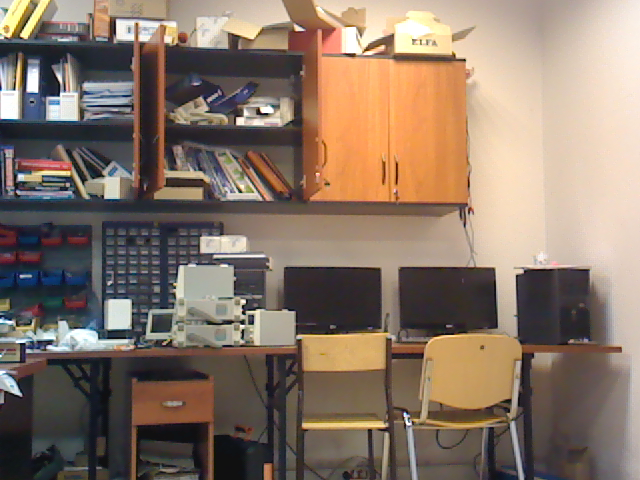
#> input picture lab8-matching/data_det_desc/forward-1.bmp, 640 x 480 px
$ python lab8.py
#> lines starting #> are read from the running program, lines starting #| are printed output that depends on the picture
import cv2
import matplotlib.pyplot as plt

def detection():

    img = cv2.imread('data_det_desc/forward-1.bmp', 0)


    fast = cv2.FastFeatureDetector_create()
    img_cp = img.copy()
    detection_fast = fast.detect(img, None)
    img_fast = cv2.drawKeypoints(img_cp, detection_fast, None, color=(255,0,0))
    print("fast features: {}".format(len(detection_fast)))

    cv2.imshow('FAST', img_fast)
    # cv2.waitKey(0)

    img_cp = img.copy()
    orb = cv2.ORB_create()
    detection_orb = orb.detect(img, None)
    img_orb = cv2.drawKeypoints(img_cp, detection_orb, None, color=(0, 255, 0))
    print("ORB features: {}".format(len(detection_orb)))
    cv2.imshow("ORB", img_orb)
    # cv2.waitKey(0)

    img_cp = img.copy()
    sift = cv2.SIFT_create()
    detection_sift = sift.detect(img, None)
    img_sift = cv2.drawKeypoints(img_cp, detection_sift, None, color=(0, 0, 255))
    print("SIFT features: {}".format(len(detection_sift)))
    cv2.imshow("SIFT", img_sift)

    cv2.waitKey(0)

    print(detection)


def description_and_match():
    img = cv2.imread('data_det_desc/forward-1.bmp', 0)
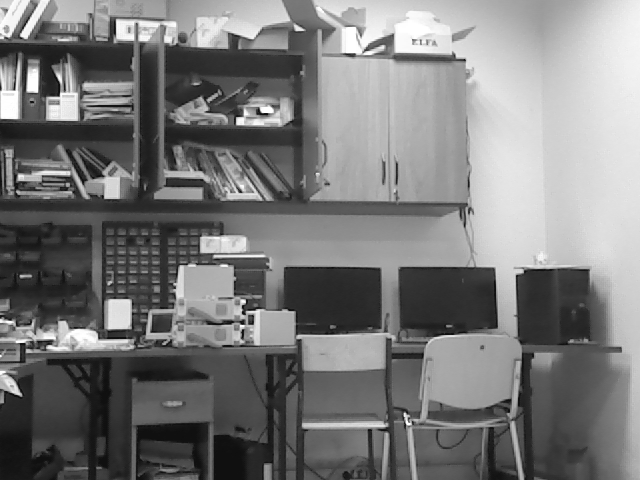
#> img: shape (480, 640); min 15, max 255, mean 121.7
    img2 = cv2.imread('data_det_desc/rotate-5.bmp', 0)
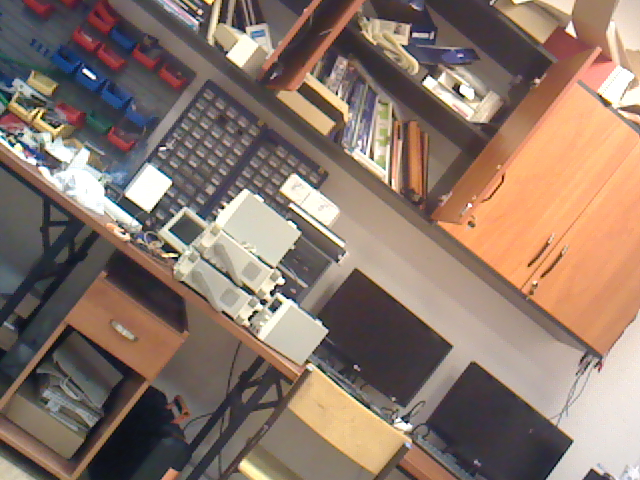
#> input picture lab8-matching/data_det_desc/rotate-5.bmp, 640 x 480 px
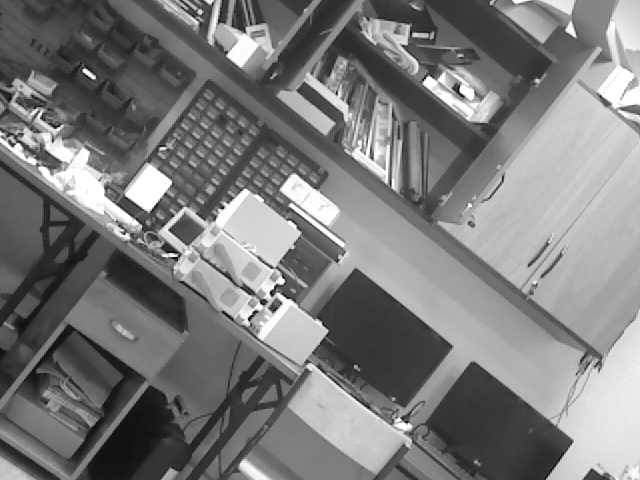
#> img2: shape (480, 640); min 15, max 255, mean 123.3


    ########## ORB ###########

    orb = cv2.ORB_create()

    # [4 lines of commented-out code are left out]

    orb1_kp, orb1_des = orb.detectAndCompute(img, None)
#> orb1_kp = 500 keypoints; strongest (x, y, size): (261, 111, 31), (263, 112, 37.2), (58, 95, 31), (237, 118, 31)
    orb2_kp, orb2_des = orb.detectAndCompute(img2, None)
#> orb2_kp = 500 keypoints; strongest (x, y, size): (270, 292, 31), (276, 285, 31), (176, 255, 31), (460, 91, 31)


    ######### SIFT ###########
    sift = cv2.SIFT_create()

    sift1_kp, sift1_des = sift.detectAndCompute(img, None)
#> sift1_kp = 1587 keypoints; strongest (x, y, size): (33, 84, 9.5), (240, 121, 5.6), (240, 191, 2.6), (243, 302, 3.3)
    sift2_kp, sift2_des = sift.detectAndCompute(img2, None)
#> sift2_kp = 1891 keypoints; strongest (x, y, size): (272, 293, 3.6), (249, 319, 2.6), (93, 77, 3.2), (263, 302, 4.4)


    matcher_orb = cv2.DescriptorMatcher_create(
	cv2.DescriptorMatcher_BRUTEFORCE_HAMMING
    )

    matcher_sift = cv2.DescriptorMatcher_create(
	cv2.DescriptorMatcher_BRUTEFORCE_L1
    )

    # matcher = cv2.BFMatcher(cv2.NORM_L1)

    # Match descriptors.
    #
    matches_orb = matcher_orb.match(orb1_des, orb2_des)
#> matches_orb = 500 matches
    matches_orb = sorted(matches_orb, key = lambda x:x.distance)

    matches_sift = matcher_sift.knnMatch(sift1_des, sift2_des, k=2)
#> matches_sift = 1587 matches
    # Sort them in the order of their distance.

    good = []
    for m,n in matches_sift:
        if m.distance <  0.7*n.distance:
            good.append([m])
#> after the loop, good = 298 matches


    # Draw first 10 matches.
    orb_plot = cv2.drawMatches(img, sift1_kp,img2,sift2_kp, matches_orb[:20],None,flags=cv2.DrawMatchesFlags_NOT_DRAW_SINGLE_POINTS)
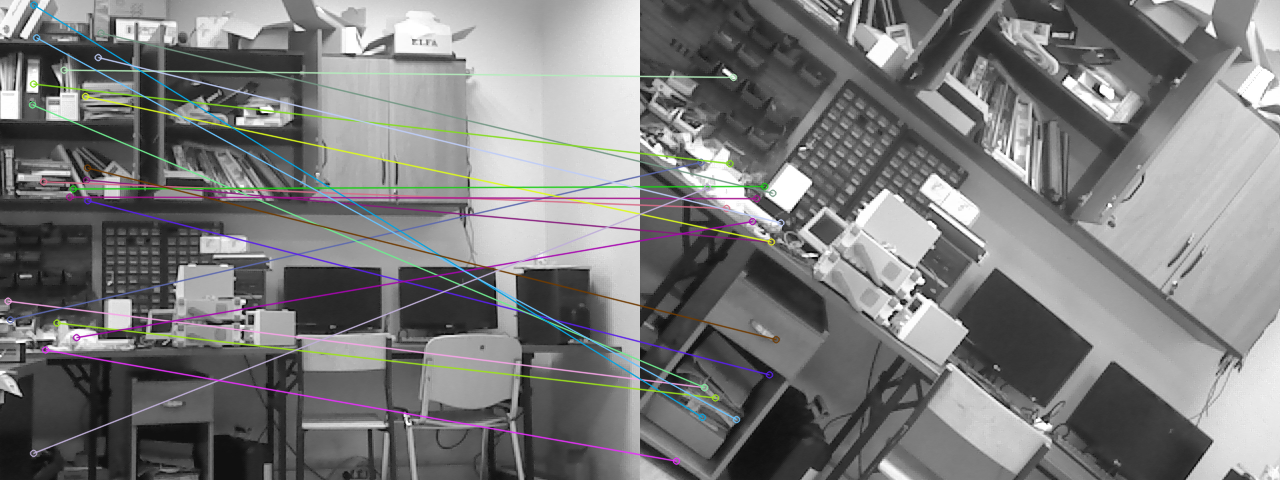
#> orb_plot: shape (480, 1280, 3); mean of channels 0, 1, 2 123.2, 123, 123; drawn as B, G, R
    sift_plot = cv2.drawMatchesKnn(img, sift1_kp,img2,sift2_kp, good[0:20],None,flags=cv2.DrawMatchesFlags_NOT_DRAW_SINGLE_POINTS)
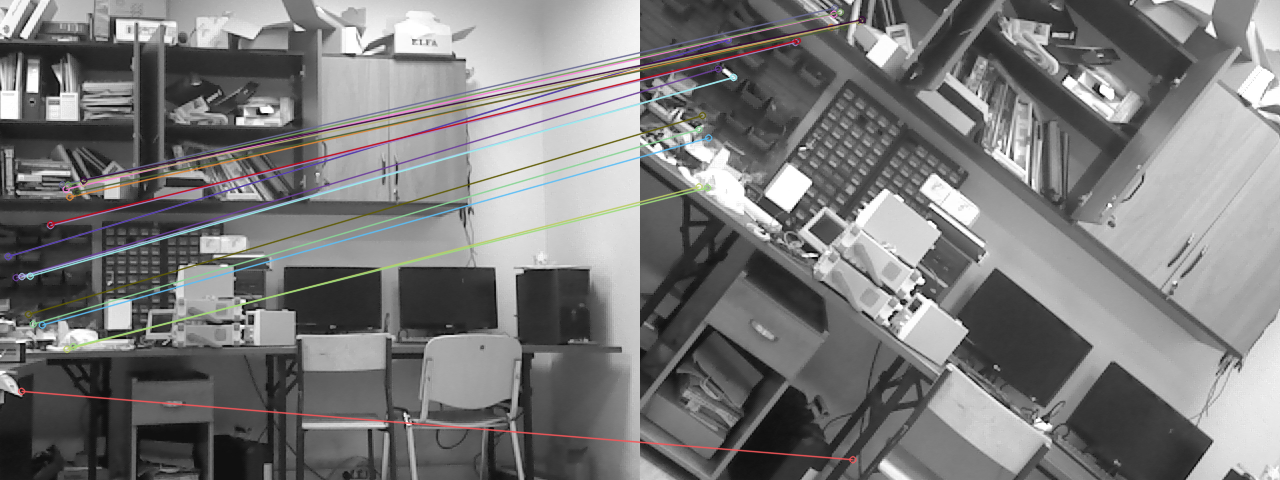
#> sift_plot: shape (480, 1280, 3); mean of channels 0, 1, 2 122.4, 122.4, 122.9; drawn as B, G, R

    plt.imshow(orb_plot)
    plt.title("ORB")
    plt.figure()
    plt.imshow(sift_plot)
    plt.title("SIFT")
    plt.show()


    # print(sift_des)


# def matching():


# detection()
description_and_match()
